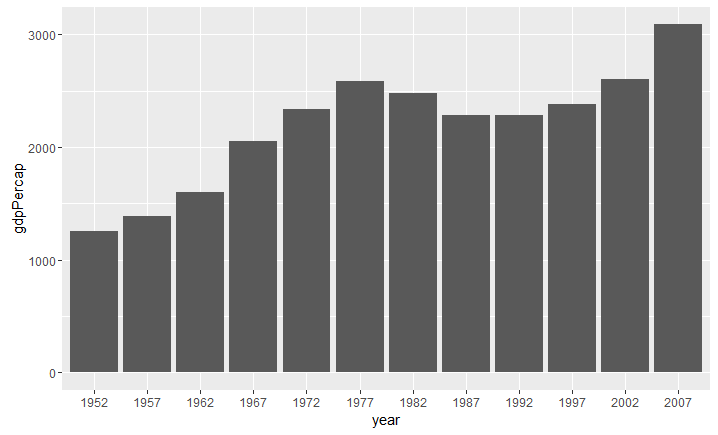

The script that drew this image:
mydata <- read.csv("gapminder_gdp_americas.csv")

mydata

myresult <- sapply(mydata[, 2:13], FUN = mean, na.rm = TRUE)

myresult

year <- c("1952","1957", "1962", "1967", "1972", "1977","1982", "1987", "1992", "1997", "2002", "2007" )

gdpPercap <- c(1252.572, 1385.236, 1598.079, 2050.364, 2339.616, 2585.939, 2481.593, 2282.669, 2281.810, 2378.760, 2599.385, 3089.033 )


gdp_year <- data.frame(year, gdpPercap)


library(ggplot2)

plot <- ggplot(data = gdp_year, aes(x=year, y=gdpPercap))


plot + geom_bar(stat = "identity")
